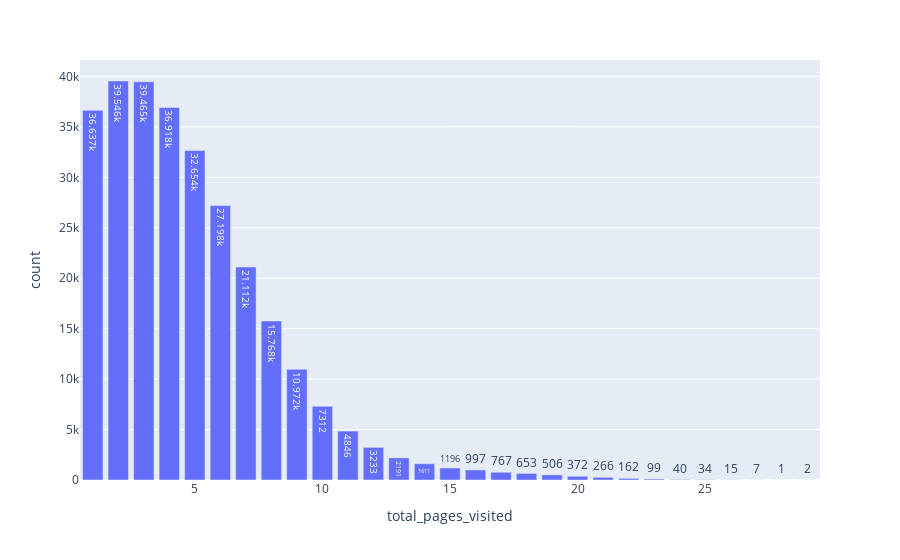

Write notebook code for a chart like this one.
### Markdown cell above
## Distribution par pages visitées

### Code cell
total_pages_distribution = df["total_pages_visited"].value_counts().reset_index()

fig = px.bar(
    total_pages_distribution,
    x="total_pages_visited",
    y="count",
    text_auto=True,
)
fig.show()

### Figure 1 — Plotly figure (JSON) as saved in the notebook; plotly's stock layout.template omitted (floating-point values rounded to 4 significant figures)
{"data": [{"alignmentgroup": "True", "hovertemplate": "total_pages_visited=%{x}<br>count=%{y}<extra></extra>", "legendgroup": "", "marker": {"color": "#636efa", "pattern": {"shape": ""}}, "name": "", "offsetgroup": "", "orientation": "v", "showlegend": false, "textposition": "auto", "texttemplate": "%{y}", "type": "bar", "x": [2, 3, 4, 1, 5, 6, 7, 8, 9, 10, 11, 12, 13, 14, 15, 16, 17, 18, 19, 20, 21, 22, 23, 24, 25, 26, 27, 29, 28], "xaxis": "x", "y": [39546, 39465, 36918, 36637, 32654, 27198, 21112, 15768, 10972, 7312, 4846, 3233, 2191, 1611, 1196, 997, 767, 653, 506, 372, 266, 162, 99, 40, 34, 15, 7, 2, 1], "yaxis": "y"}], "layout": {"barmode": "relative", "legend": {"tracegroupgap": 0}, "margin": {"t": 60}, "xaxis": {"anchor": "y", "domain": [0, 1], "title": {"text": "total_pages_visited"}}, "yaxis": {"anchor": "x", "domain": [0, 1], "title": {"text": "count"}}}}
